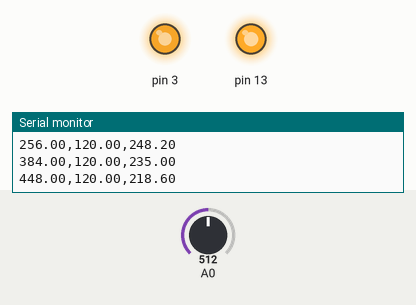
Bench run of a sketch on a simulated Arduino Uno, built with avr-gcc and run on an emulated ATmega328P. Shown: output pins drawn as LEDs (lit = HIGH), the last lines printed to the serial monitor. The inputs (shaded band) are chosen by the test bench; at power-on: A0 = 512.

Above: at 1.2 s.
1.3 s: A0 set to 716
At 2.9 s:
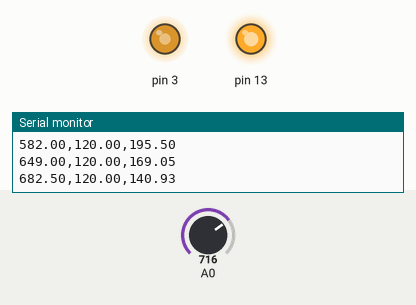
4.3 s: A0 set to 900
At 6.7 s:
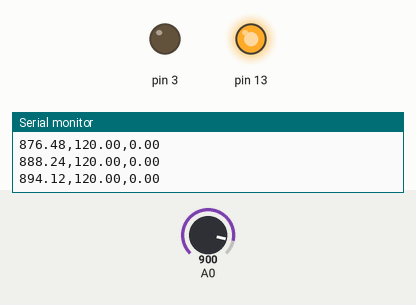
Timing chart, 0 to 8.2 s (numbered marks = the images above; inputs shaded):
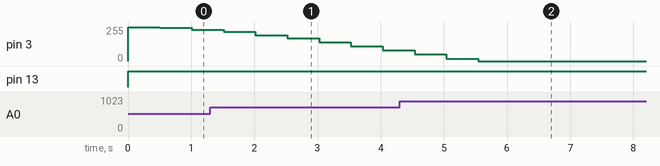

The sketch:

LED_Control_PWM.ino
```cpp
/*
 * LED emitted intensity control
 * By: Mark Keranen
 *
 * This program uses an LED controlled via PWM & a photodiode for measuring the intensity of light emitted by the LED.
 * The user can input a desired intensity via serial communication, and the LED duty cycle will be adjusted to create
 * the desired intensity reading at the photodiode.
 *
 * This program utilizes a PID loop control system with empirically adjusted, but un-tuned PID parameters.
 *
 */

 //PID Library
#include <PID_v1.h>
//----------------------------------------------------------------------------------------------------
////Function: takes in desired LED control intensity, writes that value to Pin 3 via PWM (AnalogWrite)
void ledON(int intensity){
  digitalWrite(13, 1);
  analogWrite(3, intensity);
}
////----------------------------------------------------------------------------------------------------
//Function: Turns off LEDs (Currently not used, can be implemented if led should blink)
void ledOFF(void){
  digitalWrite(13, 0);
  digitalWrite(3, 0);
}
//----------------------------------------------------------------------------------------------------
//Function: Reads in emitted LED intensity via photodiode, returns measured intensity
double getLightIntensity(void){
  int i;
  const int n = 20; //Number of elements to average
  int intensityArray[n];
  float sum = 0, avgIntensity = 0;

  //Build array of n elements to smooth out analog reading
  for (i=0; i<n; i++){
    intensityArray[i] = analogRead(A0);

    }

  //Sum array in preparation for reporting avg
  for (i=0; i<n; i++){
    sum += intensityArray[i];
    }

  //Report average intensity of all elements in array
  avgIntensity = sum / n;

  return avgIntensity;
}
//----------------------------------------------------------------------------------------------------
//Function: Checks serial input for user defined desired actual intensity, maintain desired
//intensity even when there is no input to serial
double getDesiredIntensity(double desiredInt){

  if (Serial.read() == -1){
    desiredInt = desiredInt;
    return desiredInt;
  }
  else{
      desiredInt = Serial.parseInt();
      return desiredInt;
  }
}
//----------------------------------------------------------------------------------------------------
//Variable initializations
double measuredIntensity = 0;     //Input: Actual intensity value measured by A0
double desiredIntensity = 120;    //Setpoint: The initialization of this can be changed, or its value can be changed in use by user via serial input
double ledIntensity = 255;        //Output: Intesity value written to PWM pin controlling LED, initialized high
double Kp = 0, Ki = .5, Kd = 0;   //PID Parameters: Not tuned, could be improved, but oscillations are minimal here

double smoothIntensity = 0;       //Smoothed measuredIntensity
PID myPID(&smoothIntensity, &ledIntensity, &desiredIntensity, Kp, Ki, Kd, DIRECT);
//----------------------------------------------------------------------------------------------------
//Setup Pinmodes, serial monitor
void setup() {

  pinMode(A0, INPUT);
  pinMode(13, OUTPUT);
  pinMode(3, OUTPUT);
  Serial.begin(9600);
  myPID.SetMode(AUTOMATIC);
  myPID.SetTunings(Kp, Ki, Kd);
}
//----------------------------------------------------------------------------------------------------

void loop() {

  //Get desired intensity value from user
  desiredIntensity = getDesiredIntensity(desiredIntensity);

  //LED Control & Intensity Aqcuisition
  ledON(ledIntensity);

  //Get light intensity measured by Photodiode
  measuredIntensity = getLightIntensity();
  //Smoothing
  smoothIntensity += (measuredIntensity - smoothIntensity) * 0.5;

  //Calculate next output
  myPID.Compute();

  //Output CSV format for ease of plotting etc.
  Serial.print(smoothIntensity);
  Serial.print(",");
  Serial.print(desiredIntensity);
  Serial.print(",");
  Serial.println(ledIntensity);
  delay(500);
  }
```
